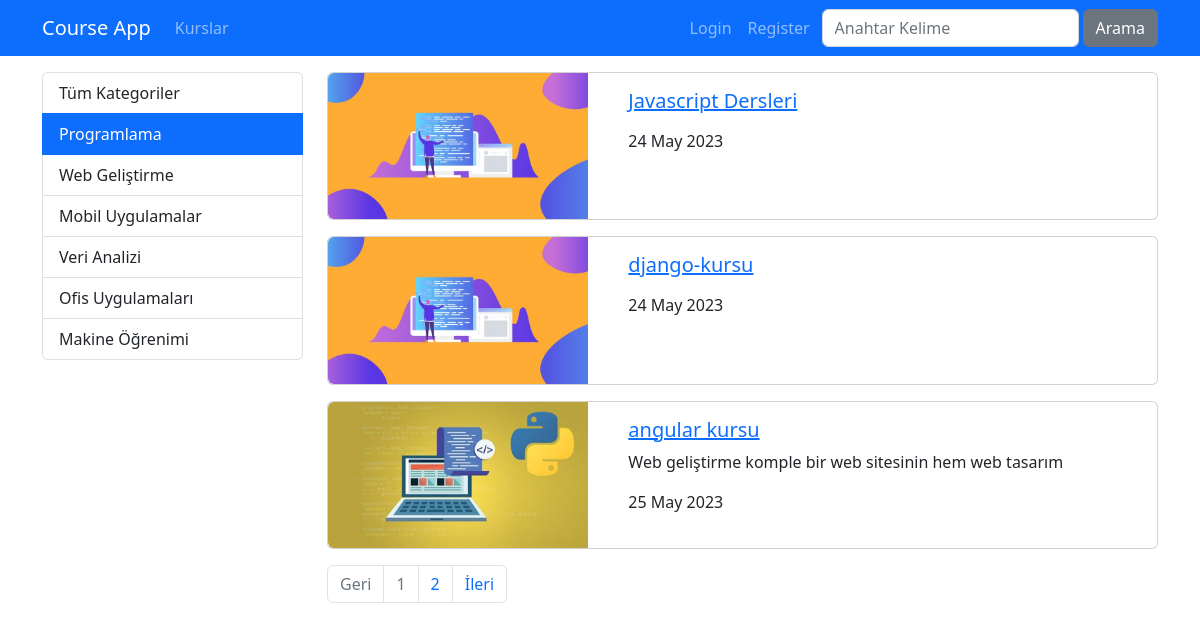
Screenshot of /kurslar/kategori/programlama with the database file from the repository.
### courses/models.py (models this page shows, shortened)
class Category(models.Model):
    name = models.CharField(max_length=40)
    slug = models.SlugField(default="",null=False,unique=True,db_index=True, max_length=50)

class Course(models.Model):
    title = models.CharField(max_length=50)
    subtitle = models.CharField(max_length=100, default="")
    description = RichTextField()
    image = models.ImageField(upload_to="images", default="")
    date= models.DateField(auto_now=True)
    isActive = models.BooleanField(default=False)
    isHome = models.BooleanField(default=False)
    slug = models.SlugField(default="",blank=True,null=False, unique=True, db_index=True)
    categories = models.ManyToManyField(Category)

### courses/views.py (the view)
# urls.py: path('kategori/<slug:slug>', views.getCoursesByCategory, name='courses_by_category'),
def getCoursesByCategory(request, slug):
    kurslar = Course.objects.filter(categories__slug=slug, isActive=True).order_by("date")
    kategoriler = Category.objects.all()
    paginator = Paginator(kurslar, 3)
    page = request.GET.get('page',1)
    page_obj = paginator.page(page)
    return render(request, 'courses/list.html',{
        'categories':kategoriler,
        'page_obj' : page_obj,
        'seciliKategori': slug
    })

### courses/templates/courses/list.html (shortened to what this page needs)
{% extends 'layout.html' %}
{% load static %}
{% block css_files %}
    <link rel="stylesheet" href="{% static 'courses/css/style.css' %}">
{% endblock %}
{% block content %}
    <div class="container mt-3">
        <div class="row">
            <div class="col-3">
               {% include 'courses/partials/_categories.html' %}
            </div>
            <div class="col-9">
                {% for course in page_obj.object_list %}
                    {% include 'courses/partials/_course.html' %}
                {% endfor %}
                {% include 'courses/partials/_pagination.html' %}
            </div>
        </div>
    </div>
{% endblock %}

### courses/templates/courses/partials/_categories.html
<div class="list-group">
    <a href="/kurslar" class="list-group-item list-group-item-action">Tüm Kategoriler</a>
    {% for category in categories %}
        <a href="{% url 'courses_by_category' category.slug %}"
        class="list-group-item list-group-item-action {% if seciliKategori == category.slug %}active{% endif %}">
        {{category.name |title}}
    </a>
    {% endfor %}
</div>

### courses/templates/courses/partials/_course.html
{%load static%}
<div class="card mb-3">
    <div class="row">
        <div class="col-4">
            <img class="img-fluid rounded-start" src="{{ course.image.url }}"alt="{{course.title}}">
        </div>
        <div class="col-8">
            <div class="card-body">
                <h5 class="card-title">
                    <a href="{% url 'course_details' course.slug %}">
                        {{course.title}}
                    </a>
                </h5>
                <p class="card-text">{{course.subtitle}}</p>
                <p>{{course.date|date:'SHORT_DATE_FORMAT'}}</p>
            </div>
        </div>
    </div>
</div>

### rows the page displays
Category: name "Programlama"
Category: name "Web Geliştirme"
Category: name "Mobil Uygulamalar"
Category: name "Veri Analizi"
Category: name "Ofis Uygulamaları"
Category: name "Makine Öğrenimi"
Course: image (picture), title "Javascript Dersleri", date "24 May 2023"
Course: image (picture), title "django-kursu", date "24 May 2023"
Course: image (picture), title "angular kursu", subtitle "Web geliştirme komple bir web sitesinin hem web tasarım", date "25 May 2023"

### other values shown
{{ i }} "1"
{{ i }} "2"
